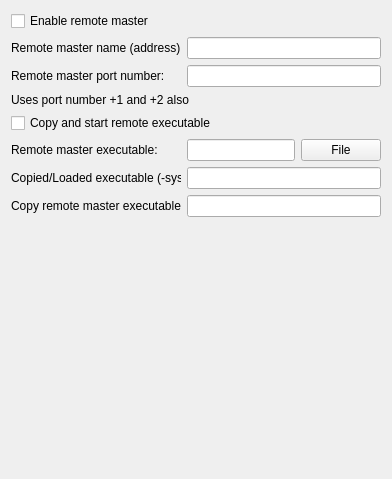
     <widget class="QWidget" name="tab_7">
      <attribute name="title">
       <string>Remote master</string>
      </attribute>
      <layout class="QVBoxLayout" name="verticalLayout_12">
       <item>
        <widget class="QCheckBox" name="EnableRemoteMasterCheckBox">
         <property name="text">
          <string>Enable remote master</string>
         </property>
        </widget>
       </item>
       <item>
        <layout class="QHBoxLayout" name="horizontalLayout_21">
         <item>
          <widget class="QLabel" name="label_10">
           <property name="minimumSize">
            <size>
             <width>170</width>
             <height>0</height>
            </size>
           </property>
           <property name="maximumSize">
            <size>
             <width>170</width>
             <height>16777215</height>
            </size>
           </property>
           <property name="text">
            <string>Remote master name (address):</string>
           </property>
          </widget>
         </item>
         <item>
          <widget class="QLineEdit" name="RemoteMasterNameLineEdit"/>
         </item>
        </layout>
       </item>
       <item>
        <layout class="QHBoxLayout" name="horizontalLayout_22">
         <item>
          <widget class="QLabel" name="label_11">
           <property name="minimumSize">
            <size>
             <width>170</width>
             <height>0</height>
            </size>
           </property>
           <property name="maximumSize">
            <size>
             <width>170</width>
             <height>16777215</height>
            </size>
           </property>
           <property name="text">
            <string>Remote master port number:</string>
           </property>
          </widget>
         </item>
         <item>
          <widget class="QLineEdit" name="RemoteMasterPortLineEdit"/>
         </item>
        </layout>
       </item>
       <item>
        <widget class="QLabel" name="label_12">
         <property name="text">
          <string>Uses port number +1 and +2 also</string>
         </property>
        </widget>
       </item>
       <item>
        <widget class="QCheckBox" name="CopyAndStartRemoteMasterCheckBox">
         <property name="text">
          <string>Copy and start remote executable</string>
         </property>
        </widget>
       </item>
       <item>
        <layout class="QHBoxLayout" name="horizontalLayout_23">
         <item>
          <widget class="QLabel" name="label_13">
           <property name="minimumSize">
            <size>
             <width>170</width>
             <height>0</height>
            </size>
           </property>
           <property name="maximumSize">
            <size>
             <width>170</width>
             <height>16777215</height>
            </size>
           </property>
           <property name="text">
            <string>Remote master executable: </string>
           </property>
          </widget>
         </item>
         <item>
          <widget class="QLineEdit" name="RemoteMasterExecutableLineEdit"/>
         </item>
         <item>
          <widget class="QPushButton" name="RemoteMasterExecutablePushButton">
           <property name="text">
            <string>File</string>
           </property>
          </widget>
         </item>
        </layout>
       </item>
       <item>
        <layout class="QHBoxLayout" name="horizontalLayout_26">
         <item>
          <widget class="QLabel" name="label_16">
           <property name="minimumSize">
            <size>
             <width>170</width>
             <height>0</height>
            </size>
           </property>
           <property name="maximumSize">
            <size>
             <width>170</width>
             <height>16777215</height>
            </size>
           </property>
           <property name="text">
            <string>Copied/Loaded executable (-sys):</string>
           </property>
          </widget>
         </item>
         <item>
          <widget class="QLineEdit" name="RemoteMasterLoadedLineEdit">
           <property name="enabled">
            <bool>true</bool>
           </property>
           <property name="readOnly">
            <bool>true</bool>
           </property>
          </widget>
         </item>
        </layout>
       </item>
       <item>
        <layout class="QHBoxLayout" name="horizontalLayout_24">
         <item>
          <widget class="QLabel" name="label_14">
           <property name="minimumSize">
            <size>
             <width>170</width>
             <height>0</height>
            </size>
           </property>
           <property name="maximumSize">
            <size>
             <width>170</width>
             <height>16777215</height>
            </size>
           </property>
           <property name="text">
            <string>Copy remote master executable to: </string>
           </property>
          </widget>
         </item>
         <item>
          <widget class="QLineEdit" name="RemoteMasterCopyToLineEdit"/>
         </item>
        </layout>
       </item>
       <item>
        <spacer name="verticalSpacer_6">
         <property name="orientation">
          <enum>Qt::Vertical</enum>
         </property>
         <property name="sizeHint" stdset="0">
          <size>
           <width>20</width>
           <height>251</height>
          </size>
         </property>
        </spacer>
       </item>
      </layout>
     </widget>
